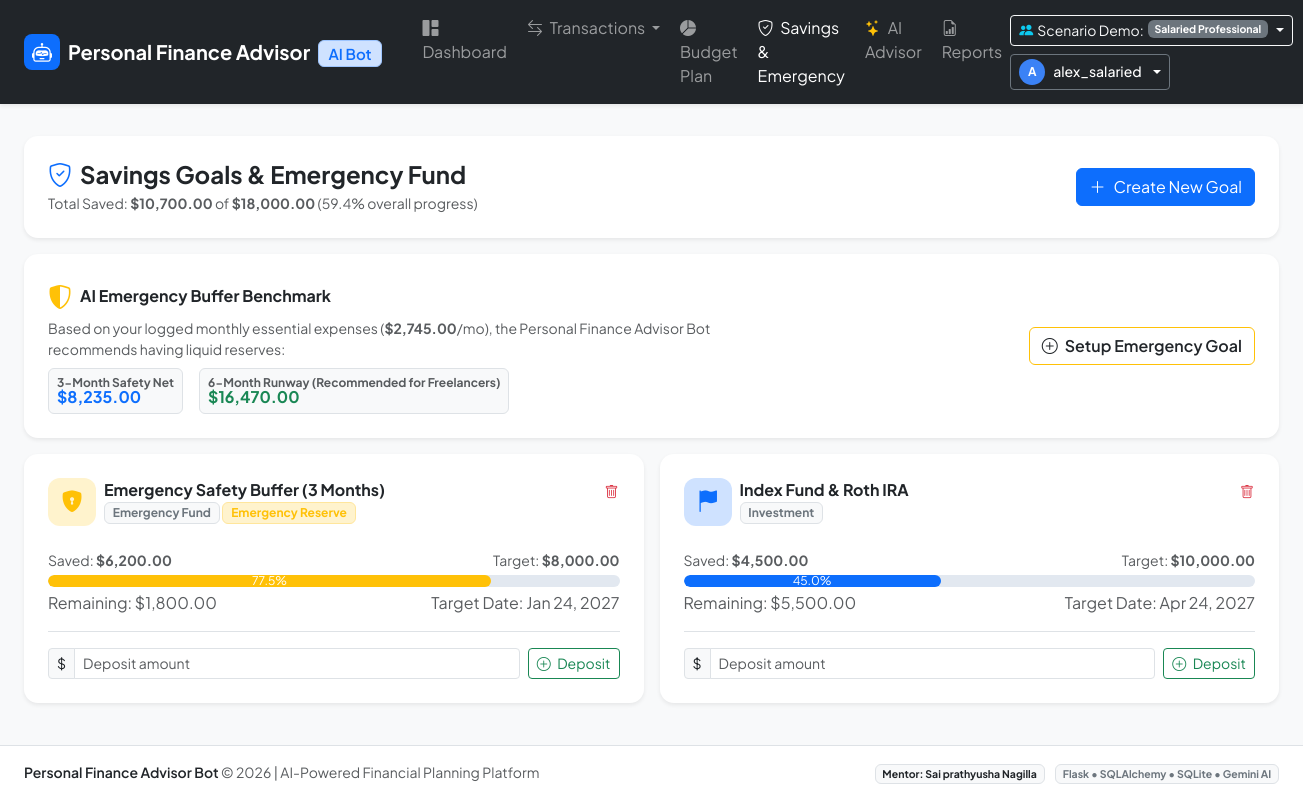
Screenshot of /goals/ (signed in) with the database file from the repository.
### app/models.py (models this page shows, shortened)
class User(UserMixin, db.Model):
    __tablename__ = 'users'
    id = db.Column(db.Integer, primary_key=True)
    username = db.Column(db.String(64), unique=True, nullable=False, index=True)
    email = db.Column(db.String(120), unique=True, nullable=False, index=True)
    password_hash = db.Column(db.String(256), nullable=False)
    persona = db.Column(db.String(32), default='salaried', nullable=False)  # salaried, student, freelancer, household
    monthly_income = db.Column(db.Float, default=0.0)
    currency = db.Column(db.String(8), default='$')
    gemini_api_key = db.Column(db.String(256), nullable=True)
    created_at = db.Column(db.DateTime, default=utc_now)
    incomes = db.relationship('Income', backref='user', lazy=True, cascade='all, delete-orphan')
    expenses = db.relationship('Expense', backref='user', lazy=True, cascade='all, delete-orphan')
    budgets = db.relationship('Budget', backref='user', lazy=True, cascade='all, delete-orphan')
    goals = db.relationship('SavingsGoal', backref='user', lazy=True, cascade='all, delete-orphan')
    chat_messages = db.relationship('ChatMessage', backref='user', lazy=True, cascade='all, delete-orphan')
    reports = db.relationship('FinancialReport', backref='user', lazy=True, cascade='all, delete-orphan')

class SavingsGoal(db.Model):
    __tablename__ = 'savings_goals'
    id = db.Column(db.Integer, primary_key=True)
    user_id = db.Column(db.Integer, db.ForeignKey('users.id'), nullable=False, index=True)
    title = db.Column(db.String(128), nullable=False)
    target_amount = db.Column(db.Float, nullable=False)
    current_amount = db.Column(db.Float, default=0.0)
    target_date = db.Column(db.Date, nullable=True)
    category = db.Column(db.String(64), default='Emergency Fund')
    is_emergency_fund = db.Column(db.Boolean, default=False)
    notes = db.Column(db.String(256), nullable=True)
    created_at = db.Column(db.DateTime, default=utc_now)
    @property
    def progress_percentage(self):
        if self.target_amount <= 0:
            return 100.0
        pct = (self.current_amount / self.target_amount) * 100
        return min(round(pct, 1), 100.0)
    @property
    def remaining_amount(self):
        return max(0.0, self.target_amount - self.current_amount)

### app/routes/goals.py (the view, shortened to what this page needs)
@goals_bp.route('/', methods=['GET', 'POST'])
@login_required
def index():
    goals = SavingsGoal.query.filter_by(user_id=current_user.id).order_by(SavingsGoal.created_at.desc()).all()
    total_target = sum(g.target_amount for g in goals)
    total_saved = sum(g.current_amount for g in goals)
    overall_progress = round((total_saved / total_target * 100), 1) if total_target > 0 else 0.0
    today = date.today()
    essential_expenses = Expense.query.filter(
        Expense.user_id == current_user.id,
        Expense.is_essential == True,
        db.extract('month', Expense.date) == today.month,
        db.extract('year', Expense.date) == today.year
    ).all()
    monthly_essential = sum(e.amount for e in essential_expenses)
    if monthly_essential == 0:
        monthly_essential = (current_user.monthly_income or 3000.0) * 0.5
    rec_3mo = round(monthly_essential * 3, 2)
    rec_6mo = round(monthly_essential * 6, 2)
    return render_template(
        'goals/index.html',
        goals=goals,
        total_target=total_target,
        total_saved=total_saved,
        overall_progress=overall_progress,
        monthly_essential=monthly_essential,
        rec_3mo=rec_3mo,
        rec_6mo=rec_6mo
    )

### app/templates/goals/index.html (shortened to what this page needs)
{% extends "base.html" %}
{% block content %}
<div class="row g-3">
    <div class="col-12">
        <div class="card p-4 border-0 bg-white shadow-sm">
            <div class="d-flex flex-wrap justify-content-between align-items-center gap-3">
                <div>
                    <h4 class="fw-bold mb-1 text-dark d-flex align-items-center gap-2">
                        <i class="bi bi-shield-check text-primary"></i> Savings Goals & Emergency Fund
                    </h4>
                    <p class="text-muted small mb-0">
                        Total Saved: <strong>{{ current_user.currency }}{{ '{:,.2f}'.format(total_saved) }}</strong> of
                        <strong>{{ current_user.currency }}{{ '{:,.2f}'.format(total_target) }}</strong>
                        ({{ overall_progress }}% overall progress)
                    </p>
                </div>
                <button class="btn btn-primary d-flex align-items-center gap-2" data-bs-toggle="modal" data-bs-target="#newGoalModal">
                    <i class="bi bi-plus-lg"></i> Create New Goal
                </button>
            </div>
        </div>
    </div>
    <div class="col-12">
        <div class="card border-0 bg-white shadow-sm p-4">
            <div class="row align-items-center g-3">
                <div class="col-md-7">
                    <div class="d-flex align-items-center gap-2 text-warning mb-1">
                        <i class="bi bi-shield-shaded fs-4"></i>
                        <h6 class="fw-bold mb-0 text-dark">AI Emergency Buffer Benchmark</h6>
                    </div>
                    <p class="text-muted small mb-2">
                        Based on your logged monthly essential expenses (<strong>{{ current_user.currency }}{{ '{:,.2f}'.format(monthly_essential) }}</strong>/mo),
                        the Personal Finance Advisor Bot recommends having liquid reserves:
                    </p>
                    <div class="d-flex gap-3 flex-wrap">
                        <div class="badge bg-light text-dark border p-2 text-start">
                            <span class="d-block text-muted fs-8">3-Month Safety Net</span>
                            <span class="fs-6 fw-bold text-primary">{{ current_user.currency }}{{ '{:,.2f}'.format(rec_3mo) }}</span>
                        </div>
                        <div class="badge bg-light text-dark border p-2 text-start">
                            <span class="d-block text-muted fs-8">6-Month Runway (Recommended for Freelancers)</span>
                            <span class="fs-6 fw-bold text-success">{{ current_user.currency }}{{ '{:,.2f}'.format(rec_6mo) }}</span>
                        </div>
                    </div>
                </div>
                <div class="col-md-5 text-md-end">
                    <button class="btn btn-outline-warning text-dark fw-semibold" onclick="openEmergencyModal({{ rec_6mo if current_user.persona == 'freelancer' else rec_3mo }})">
                        <i class="bi bi-plus-circle me-1"></i> Setup Emergency Goal
                    </button>
                </div>
            </div>
        </div>
    </div>
    <div class="col-12">
        <div class="row g-3">
            {% for g in goals %}
            <div class="col-lg-6">
                <div class="card p-4 border-0 bg-white shadow-sm h-100 card-hover">
                    <div class="d-flex justify-content-between align-items-start mb-2">
                        <div class="d-flex align-items-center gap-2">
                            <div class="kpi-icon-badge {% if g.is_emergency_fund %}bg-warning-subtle text-warning{% else %}bg-primary-subtle text-primary{% endif %}">
                                <i class="bi {% if g.is_emergency_fund %}bi-shield-lock-fill{% else %}bi-flag-fill{% endif %}"></i>
                            </div>
                            <div>
                                <h6 class="fw-bold mb-0 text-dark">{{ g.title }}</h6>
                                <span class="badge bg-light text-secondary border small">{{ g.category }}</span>
                                {% if g.is_emergency_fund %}
                                <span class="badge bg-warning-subtle text-warning border border-warning-subtle small">Emergency Reserve</span>
                                {% endif %}
                            </div>
                        </div>
                        <form method="POST" action="{{ url_for('goals.delete', id=g.id) }}" onsubmit="return confirm('Delete this savings goal?');">
                            <button type="submit" class="btn btn-sm btn-link text-danger p-0">
                                <i class="bi bi-trash"></i>
                            </button>
                        </form>
                    </div>
                    <div class="my-3">
                        <div class="d-flex justify-content-between small text-muted mb-1">
                            <span>Saved: <strong>{{ current_user.currency }}{{ '{:,.2f}'.format(g.current_amount) }}</strong></span>
                            <span>Target: <strong>{{ current_user.currency }}{{ '{:,.2f}'.format(g.target_amount) }}</strong></span>
                        </div>
                        <div class="progress" style="height: 12px;">
                            <div class="progress-bar {% if g.progress_percentage >= 100 %}bg-success{% elif g.is_emergency_fund %}bg-warning{% else %}bg-primary{% endif %}"
                                 role="progressbar" style="width: {{ g.progress_percentage }}%;">
                                {{ g.progress_percentage }}%
                            </div>
                        </div>
                        <div class="d-flex justify-content-between text-muted fs-8 mt-1">
                            <span>Remaining: {{ current_user.currency }}{{ '{:,.2f}'.format(g.remaining_amount) }}</span>
                            {% if g.target_date %}
                            <span>Target Date: {{ g.target_date.strftime('%b %d, %Y') }}</span>
                            {% endif %}
                        </div>
                    </div>
                    <form method="POST" action="{{ url_for('goals.contribute', id=g.id) }}" class="mt-auto pt-3 border-top d-flex gap-2">
                        <div class="input-group input-group-sm">
                            <span class="input-group-text">{{ current_user.currency }}</span>
                            <input type="number" step="0.01" name="amount" class="form-control" placeholder="Deposit amount" required>
                        </div>
                        <button type="submit" class="btn btn-sm btn-outline-success text-nowrap">
                            <i class="bi bi-plus-circle me-1"></i> Deposit
                        </button>
                    </form>
                </div>
            </div>
            {% endfor %}
        </div>
    </div>
</div>
{% endblock %}

### app/templates/base.html (shortened to what this page needs)
<!DOCTYPE html>
<html lang="en">
<head>
    <link href="https://cdn.jsdelivr.net/npm/bootstrap@5.3.3/dist/css/bootstrap.min.css" rel="stylesheet">
    <link rel="stylesheet" href="https://cdn.jsdelivr.net/npm/bootstrap-icons@1.11.3/font/bootstrap-icons.min.css">
    <link rel="stylesheet" href="{{ url_for('static', filename='css/style.css') }}">
</head>
<body class="bg-light">
    <nav class="navbar navbar-expand-lg navbar-dark bg-dark sticky-top shadow-sm py-2">
        <div class="container-fluid px-lg-4">
            <a class="navbar-brand d-flex align-items-center gap-2 fw-bold text-white" href="{{ url_for('dashboard.index') if current_user.is_authenticated else url_for('auth.login') }}">
                <div class="brand-icon bg-primary text-white rounded-3 d-flex align-items-center justify-content-center">
                    <i class="bi bi-robot fs-5"></i>
                </div>
                <span>Personal Finance Advisor <span class="badge bg-primary-subtle text-primary border border-primary-subtle ms-1 fw-semibold fs-7">AI Bot</span></span>
            </a>
            <div class="collapse navbar-collapse" id="navbarContent">
                {% if current_user.is_authenticated %}
                <ul class="navbar-nav me-auto mb-2 mb-lg-0 ms-lg-3 gap-lg-1">
                    <li class="nav-item">
                        <a class="nav-link {% if request.endpoint == 'dashboard.index' %}active{% endif %}" href="{{ url_for('dashboard.index') }}">
                            <i class="bi bi-grid-1x2-fill me-1"></i> Dashboard
                        </a>
                    </li>
                    <li class="nav-item dropdown">
                        <a class="nav-link dropdown-toggle {% if 'transactions' in request.endpoint %}active{% endif %}" href="#" role="button" data-bs-toggle="dropdown">
                            <i class="bi bi-arrow-left-right me-1"></i> Transactions
                        </a>
                    </li>
                    <li class="nav-item">
                        <a class="nav-link {% if 'budget' in request.endpoint %}active{% endif %}" href="{{ url_for('budget.index') }}">
                            <i class="bi bi-pie-chart-fill me-1"></i> Budget Plan
                        </a>
                    </li>
                    <li class="nav-item">
                        <a class="nav-link {% if 'goals' in request.endpoint %}active{% endif %}" href="{{ url_for('goals.index') }}">
                            <i class="bi bi-shield-check me-1"></i> Savings & Emergency
                        </a>
                    </li>
                    <li class="nav-item">
                        <a class="nav-link {% if 'advisor' in request.endpoint %}active{% endif %}" href="{{ url_for('advisor.index') }}">
                            <i class="bi bi-stars text-warning me-1"></i> AI Advisor
                        </a>
                    </li>
                    <li class="nav-item">
                        <a class="nav-link {% if 'reports' in request.endpoint %}active{% endif %}" href="{{ url_for('reports.index') }}">
                            <i class="bi bi-file-earmark-bar-graph me-1"></i> Reports
                        </a>
                    </li>
                </ul>
                <div class="d-flex align-items-center gap-2 flex-wrap">
                    <div class="dropdown">
                        <button class="btn btn-sm btn-outline-light dropdown-toggle d-flex align-items-center gap-1" type="button" data-bs-toggle="dropdown">
                            <i class="bi bi-people-fill text-info"></i>
                            <span class="d-none d-md-inline">Scenario Demo:</span>
                            <span class="badge bg-secondary">{{ personas_config.get(current_user.persona, {}).get('label', current_user.persona) }}</span>
                        </button>
                    </div>
                    <div class="dropdown">
                        <button class="btn btn-sm btn-dark border border-secondary text-white dropdown-toggle d-flex align-items-center gap-2" type="button" data-bs-toggle="dropdown">
                            <div class="avatar-circle">{{ current_user.username[0].upper() }}</div>
                            <span class="fw-medium">{{ current_user.username }}</span>
                        </button>
                    </div>
                </div>
                {% else %}
                <div class="navbar-nav ms-auto gap-2">
                    <a class="btn btn-sm btn-outline-light" href="{{ url_for('auth.login') }}">Log In</a>
                    <a class="btn btn-sm btn-primary" href="{{ url_for('auth.register') }}">Create Account</a>
                </div>
                {% endif %}
            </div>
        </div>
    </nav>
    <main class="container-fluid px-lg-4 py-3 flex-grow-1">
        {% block content %}{% endblock %}
    </main>
    <footer class="footer mt-auto py-3 bg-white border-top">
        <div class="container-fluid px-lg-4 d-flex flex-wrap justify-content-between align-items-center small text-muted">
            <div>
                <span class="fw-semibold text-dark">Personal Finance Advisor Bot</span> &copy; {{ current_year }} | AI-Powered Financial Planning Platform
            </div>
            <div>
                <span class="badge bg-light text-dark border me-2">Mentor: {{ mentor_name }}</span>
                <span class="badge bg-light text-secondary border">Flask &bull; SQLAlchemy &bull; SQLite &bull; Gemini AI</span>
            </div>
        </div>
    </footer>
</body>
</html>

### rows the page displays
User: get "Salaried Professional", username "A", username "alex_salaried", currency "$"
SavingsGoal: is_emergency_fund True (drawn), title "Emergency Safety Buffer (3 Months)", category "Emergency Fund", current_amount "6,200.00", target_amount "8,000.00", progress_percentage "77.5", remaining_amount "1,800.00", target_date "Jan 24, 2027"
SavingsGoal: is_emergency_fund False (drawn), title "Index Fund & Roth IRA", category "Investment", current_amount "4,500.00", target_amount "10,000.00", progress_percentage "45.0", remaining_amount "5,500.00", target_date "Apr 24, 2027"

### other values shown
{{ '{:,.2f}'.format(total_saved) }} "10,700.00"
{{ '{:,.2f}'.format(total_target) }} "18,000.00"
{{ overall_progress }} "59.4"
{{ '{:,.2f}'.format(monthly_essential) }} "2,745.00"
{{ '{:,.2f}'.format(rec_3mo) }} "8,235.00"
{{ '{:,.2f}'.format(rec_6mo) }} "16,470.00"
{{ mentor_name }} "Sai prathyusha Nagilla"
